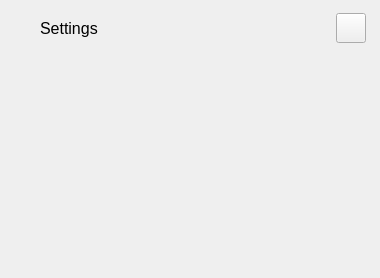
       <widget class="QWidget" name="leftSettingsWidget" native="true">
        <property name="sizePolicy">
         <sizepolicy hsizetype="Fixed" vsizetype="Preferred">
          <horstretch>0</horstretch>
          <verstretch>0</verstretch>
         </sizepolicy>
        </property>
        <property name="minimumSize">
         <size>
          <width>380</width>
          <height>0</height>
         </size>
        </property>
        <property name="maximumSize">
         <size>
          <width>380</width>
          <height>16777215</height>
         </size>
        </property>
        <property name="baseSize">
         <size>
          <width>0</width>
          <height>0</height>
         </size>
        </property>
        <layout class="QVBoxLayout" name="leftVerticalLayout" stretch="0,0,0,0,0,0,5">
         <property name="spacing">
          <number>0</number>
         </property>
         <property name="leftMargin">
          <number>0</number>
         </property>
         <property name="topMargin">
          <number>0</number>
         </property>
         <property name="rightMargin">
          <number>0</number>
         </property>
         <property name="bottomMargin">
          <number>0</number>
         </property>
         <item>
          <spacer name="verticalSpacer_5">
           <property name="orientation">
            <enum>Qt::Vertical</enum>
           </property>
           <property name="sizeType">
            <enum>QSizePolicy::Fixed</enum>
           </property>
           <property name="sizeHint" stdset="0">
            <size>
             <width>20</width>
             <height>13</height>
            </size>
           </property>
          </spacer>
         </item>
         <item>
          <layout class="QHBoxLayout" name="horizontalLayout">
           <property name="spacing">
            <number>0</number>
           </property>
           <property name="rightMargin">
            <number>14</number>
           </property>
           <item>
            <spacer name="horizontalSpacer_8">
             <property name="orientation">
              <enum>Qt::Horizontal</enum>
             </property>
             <property name="sizeType">
              <enum>QSizePolicy::Fixed</enum>
             </property>
             <property name="sizeHint" stdset="0">
              <size>
               <width>40</width>
               <height>20</height>
              </size>
             </property>
            </spacer>
           </item>
           <item>
            <widget class="QLabel" name="label_10">
             <property name="font">
              <font>
               <pointsize>12</pointsize>
               <underline>false</underline>
              </font>
             </property>
             <property name="text">
              <string>Settings</string>
             </property>
            </widget>
           </item>
           <item>
            <spacer name="horizontalSpacer_2">
             <property name="orientation">
              <enum>Qt::Horizontal</enum>
             </property>
             <property name="sizeType">
              <enum>QSizePolicy::MinimumExpanding</enum>
             </property>
             <property name="sizeHint" stdset="0">
              <size>
               <width>40</width>
               <height>20</height>
              </size>
             </property>
            </spacer>
           </item>
           <item>
            <widget class="QPushButton" name="btnExitSettings">
             <property name="minimumSize">
              <size>
               <width>30</width>
               <height>30</height>
              </size>
             </property>
             <property name="maximumSize">
              <size>
               <width>30</width>
               <height>30</height>
              </size>
             </property>
             <property name="text">
              <string/>
             </property>
            </widget>
           </item>
          </layout>
         </item>
         <item>
          <spacer name="verticalSpacer_4">
           <property name="orientation">
            <enum>Qt::Vertical</enum>
           </property>
           <property name="sizeType">
            <enum>QSizePolicy::Fixed</enum>
           </property>
           <property name="sizeHint" stdset="0">
            <size>
             <width>20</width>
             <height>15</height>
            </size>
           </property>
          </spacer>
         </item>
         <item>
          <widget class="IconButton" name="accountSettingsButton" native="true">
           <property name="sizePolicy">
            <sizepolicy hsizetype="Minimum" vsizetype="MinimumExpanding">
             <horstretch>0</horstretch>
             <verstretch>0</verstretch>
            </sizepolicy>
           </property>
           <property name="minimumSize">
            <size>
             <width>200</width>
             <height>60</height>
            </size>
           </property>
           <property name="maximumSize">
            <size>
             <width>16777215</width>
             <height>60</height>
            </size>
           </property>
           <property name="font">
            <font>
             <pointsize>11</pointsize>
             <weight>50</weight>
             <bold>false</bold>
            </font>
           </property>
           <property name="mouseTracking">
            <bool>true</bool>
           </property>
           <property name="text" stdset="0">
            <string>Account</string>
           </property>
           <property name="checkable" stdset="0">
            <bool>true</bool>
           </property>
          </widget>
         </item>
         <item>
          <widget class="IconButton" name="generalSettingsButton" native="true">
           <property name="sizePolicy">
            <sizepolicy hsizetype="Minimum" vsizetype="MinimumExpanding">
             <horstretch>0</horstretch>
             <verstretch>0</verstretch>
            </sizepolicy>
           </property>
           <property name="minimumSize">
            <size>
             <width>200</width>
             <height>60</height>
            </size>
           </property>
           <property name="maximumSize">
            <size>
             <width>16777215</width>
             <height>60</height>
            </size>
           </property>
           <property name="font">
            <font>
             <pointsize>11</pointsize>
             <weight>50</weight>
             <bold>false</bold>
            </font>
           </property>
           <property name="mouseTracking">
            <bool>true</bool>
           </property>
           <property name="text" stdset="0">
            <string>General</string>
           </property>
           <property name="checkable" stdset="0">
            <bool>true</bool>
           </property>
          </widget>
         </item>
         <item>
          <widget class="IconButton" name="mediaSettingsButton" native="true">
           <property name="sizePolicy">
            <sizepolicy hsizetype="Minimum" vsizetype="MinimumExpanding">
             <horstretch>0</horstretch>
             <verstretch>0</verstretch>
            </sizepolicy>
           </property>
           <property name="minimumSize">
            <size>
             <width>200</width>
             <height>60</height>
            </size>
           </property>
           <property name="maximumSize">
            <size>
             <width>16777215</width>
             <height>60</height>
            </size>
           </property>
           <property name="font">
            <font>
             <pointsize>11</pointsize>
             <weight>50</weight>
             <bold>false</bold>
            </font>
           </property>
           <property name="mouseTracking">
            <bool>true</bool>
           </property>
           <property name="text" stdset="0">
            <string>Audio / Video</string>
           </property>
           <property name="checkable" stdset="0">
            <bool>true</bool>
           </property>
          </widget>
         </item>
         <item>
          <spacer name="verticalSpacer">
           <property name="orientation">
            <enum>Qt::Vertical</enum>
           </property>
           <property name="sizeHint" stdset="0">
            <size>
             <width>20</width>
             <height>40</height>
            </size>
           </property>
          </spacer>
         </item>
        </layout>
       </widget>
